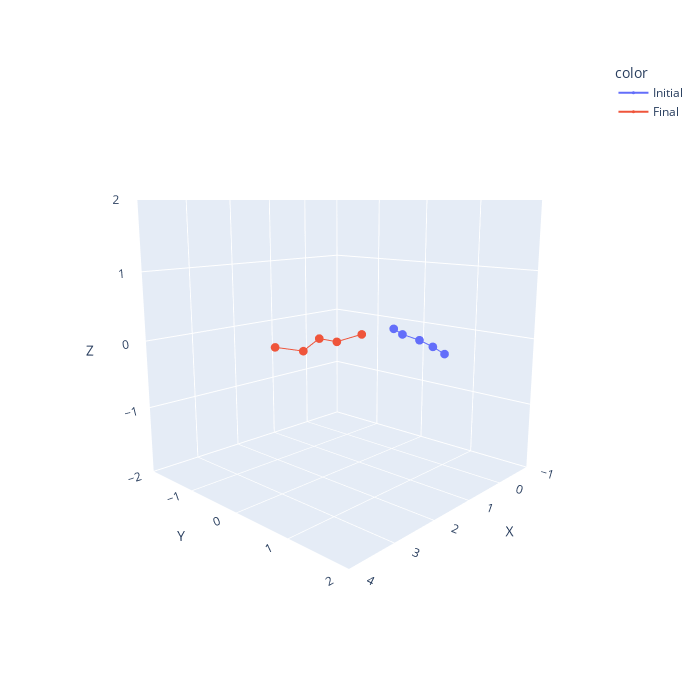

Notebook code cell kept with this figure:
### Code cell
fig = sim.visualise_simulation_start_to_finish(configurations)
fig.update_layout(
    scene=dict(
        xaxis=dict(range=[-1, 4], dtick=1),
        yaxis=dict(range=[-2, 2], dtick=1),
        zaxis=dict(range=[-2, 2], dtick=1),
        aspectmode="manual",
        aspectratio=dict(x=1, y=1, z=1),
    ),
    scene_camera=dict(
        eye=dict(x=1.75, y=1.65, z=0.5) 
    )
)
fig.show()
# fig.write_image('start_finish.pdf')

### Figure 1 — Plotly figure (JSON) as saved in the notebook; plotly's stock layout.template omitted (floating-point values rounded to 4 significant figures)
{"data": [{"hovertemplate": "color=Initial<br>X=%{x}<br>Y=%{y}<br>Z=%{z}<extra></extra>", "legendgroup": "Initial", "line": {"color": "#636efa", "dash": "solid"}, "marker": {"size": 3, "symbol": "circle"}, "mode": "lines+markers", "name": "Initial", "scene": "scene", "showlegend": true, "type": "scatter3d", "x": [0.0, 0.3254, 0.5417, 0.8339, 1.162], "y": [0.0, 0.3796, 0.8304, 1.236, 1.614], "z": [0.0, 0.0, 0.0, 0.0, 0.0]}, {"hovertemplate": "color=Final<br>X=%{x}<br>Y=%{y}<br>Z=%{z}<extra></extra>", "legendgroup": "Final", "line": {"color": "#EF553B", "dash": "solid"}, "marker": {"size": 3, "symbol": "circle"}, "mode": "lines+markers", "name": "Final", "scene": "scene", "showlegend": true, "type": "scatter3d", "x": [3.0, 2.531, 2.049, 1.563, 1.091], "y": [-0.08819, 0.06109, -0.01841, -0.04921, 0.09942], "z": [0.06949, -0.02049, 0.0851, -0.02551, 0.05041]}], "layout": {"height": 700, "legend": {"title": {"text": "color"}, "tracegroupgap": 0}, "margin": {"t": 60}, "scene": {"aspectmode": "manual", "aspectratio": {"x": 1, "y": 1, "z": 1}, "camera": {"eye": {"x": 1.75, "y": 1.65, "z": 0.5}}, "domain": {"x": [0, 1], "y": [0, 1]}, "xaxis": {"dtick": 1, "range": [-1, 4], "title": {"text": "X"}}, "yaxis": {"dtick": 1, "range": [-2, 2], "title": {"text": "Y"}}, "zaxis": {"dtick": 1, "range": [-2, 2], "title": {"text": "Z"}}}, "width": 700}}
